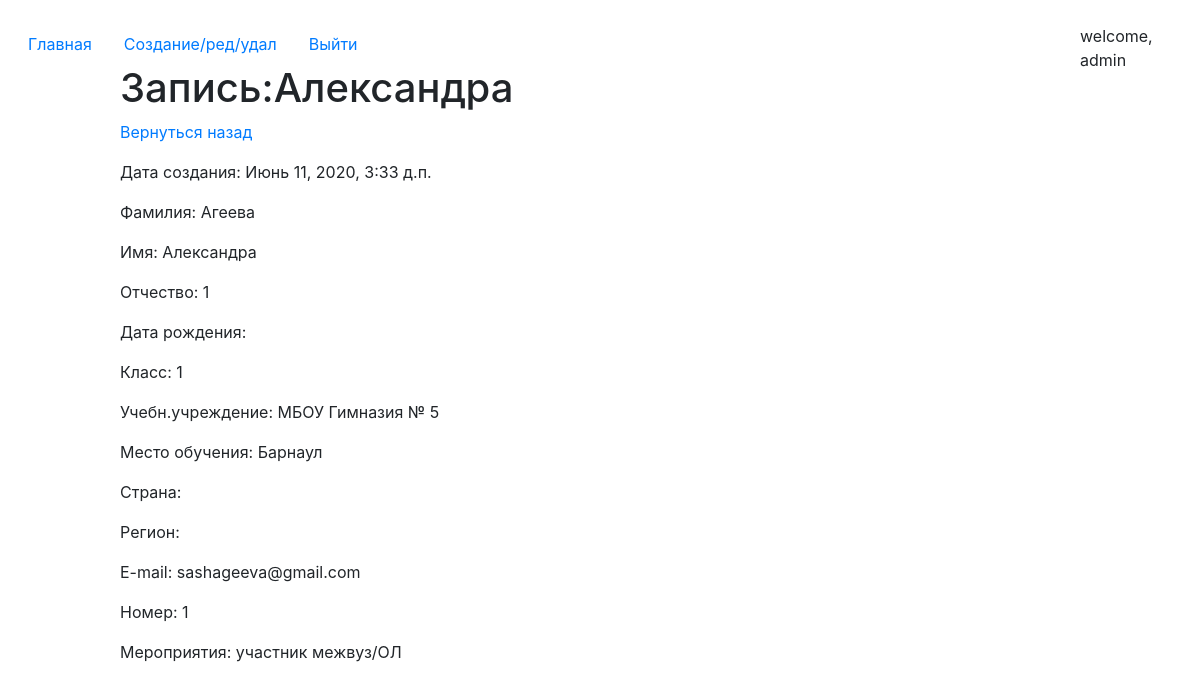
/detail/7 (signed in), run on the app's committed database.
### core/models.py (models this page shows, shortened)
class Records(models.Model):
    create_date = models.DateTimeField(auto_now = True)
    second_name = models.CharField(max_length = 15, verbose_name = "Фамилия")
    first_name = models.CharField(max_length=15, verbose_name="Имя")
    patronymic = models.CharField(max_length=20, verbose_name="Отчество")
    the_class = models.CharField(max_length=2, verbose_name="Класс")
    educational_institution = models.CharField(max_length=50, verbose_name="Учеб.учреждение")
    place_of_study = models.CharField(max_length=15, verbose_name="Место обучения")
    e_mail = models.CharField(max_length=20, verbose_name="Email")
    phone_number = models.CharField(max_length=11, verbose_name="Телефон")
    events = models.CharField(max_length=200, verbose_name="Мероприятия")
    class Meta:
        verbose_name = "запись"
        verbose_name_plural = "Записи"

### core/views.py (the view)
# urls.py: path('detail/<int:pk>', views.WorkDetailView.as_view(), name='detail_page'),
class WorkDetailView(DetailView):
    model = Records
    template_name = 'detail.html'
    context_object_name = 'get_record'

### templates/detail.html
{% extends 'index.html' %}
{% block content %}
      <h1 style = "padding-left: 10%;left:25%">Запись:{{get_record.first_name}}</h1>
      <p style = "padding-left: 10%;left:25%"><a href = "/">Вернуться назад</a></p>
      <p style = "padding-left: 10%;left:25%">Дата создания: {{get_record.create_date}}</p>
      <p style = "padding-left: 10%;left:25%">Фамилия: {{get_record.second_name}}</p>
      <p style = "padding-left: 10%;left:25%">Имя: {{get_record.first_name}}</p>
      <p style = "padding-left: 10%;left:25%">Отчество: {{get_record.patronymic}}</p>
      <p style = "padding-left: 10%;left:25%">Дата рождения: {{get_record.date_of_birth}}</p>
      <p style = "padding-left: 10%;left:25%">Класс: {{get_record.the_class}}</p>
      <p style = "padding-left: 10%;left:25%">Учебн.учреждение: {{get_record.educational_institution}}</p>
      <p style = "padding-left: 10%;left:25%">Место обучения: {{get_record.place_of_study}}</p>
      <p style = "padding-left: 10%;left:25%">Страна: {{get_record.country}}</p>
      <p style = "padding-left: 10%;left:25%">Регион: {{get_record.region}}</p>
      <p style = "padding-left: 10%;left:25%">E-mail: {{get_record.e_mail}}</p>
      <p style = "padding-left: 10%;left:25%">Номер: {{get_record.phone_number}}</p>
      <p style = "padding-left: 10%;left:25%">Мероприятия: {{get_record.events}}</p>
{% endblock %}

### templates/index.html (shortened to what this page needs)
{% load static %}
<!doctype html>
<html lang="en">
  <head>
    <link rel="stylesheet" href="https://stackpath.bootstrapcdn.com/bootstrap/4.5.0/css/bootstrap.min.css">
<link href="{% static 'css/style.css' %}" rel="stylesheet">
  </head>
  <body><br>
        <div>
<ul class="nav nav-pills">
  <li class="nav-item" style = "padding-left: 1%;left:17.9%">
      {% url 'work' as url_work %}
    <a class="nav-link {% if url_work == request.path %} active {% endif %} " href = "{{ url_work }}">Главная</a>
  </li>
  <li class="nav-item">
      {% url 'edit_page' as url_edit_page %}
    <a class="nav-link {% if url_edit_page == request.path %} active {% endif %}" href = "{{ url_edit_page }}">Создание/ред/удал</a>
  </li>
        {% if request.user.is_authenticated %}
            <li class="nav-item">
                {% url 'logout_page' as url_loggout_page %}
                <a class="nav-link" href = "{{ url_loggout_page }}">Выйти</a>
            </li>
        {% endif %}
    <a style = "position:absolute;left:90%;">welcome, {{ request.user }}</a>
</ul>
    {% block content %}
        {% endblock %}
        </div>
  </body>
</html>

### data on the page
Records: first_name "Александра", create_date "Июнь 11, 2020, 3:33 д.п.", second_name "Агеева", patronymic "1", the_class "1", educational_institution "МБОУ Гимназия № 5", place_of_study "Барнаул", e_mail "sashageeva@gmail.com", phone_number "1", events "участник межвуз/ОЛ"

### other printed values
{{ request.user }} "admin"
